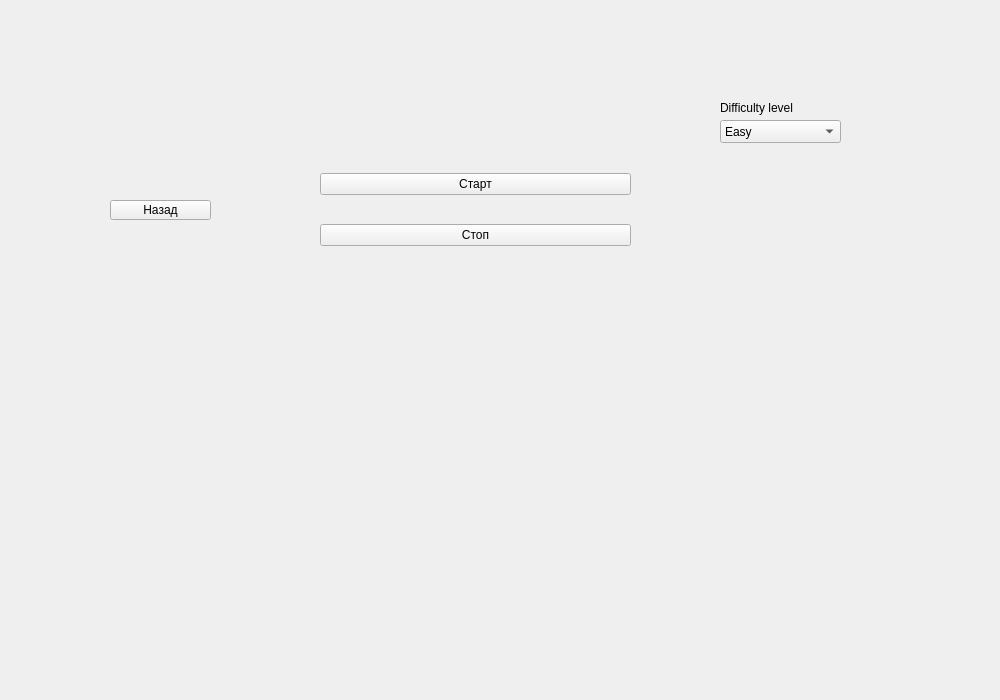
<?xml version="1.0" encoding="UTF-8"?>
<ui version="4.0">
 <class>ExerciseRhythmWidget</class>
 <widget class="QWidget" name="ExerciseRhythmWidget">
  <property name="geometry">
   <rect>
    <x>0</x>
    <y>0</y>
    <width>1000</width>
    <height>700</height>
   </rect>
  </property>
  <property name="windowTitle">
   <string>Form</string>
  </property>
  <widget class="QWidget" name="verticalLayoutWidget">
   <property name="geometry">
    <rect>
     <x>320</x>
     <y>150</y>
     <width>311</width>
     <height>121</height>
    </rect>
   </property>
   <layout class="QVBoxLayout" name="manageLayout">
    <item>
     <widget class="QPushButton" name="startBtn">
      <property name="text">
       <string>Старт</string>
      </property>
     </widget>
    </item>
    <item>
     <widget class="QPushButton" name="stopBtn">
      <property name="text">
       <string>Стоп</string>
      </property>
     </widget>
    </item>
   </layout>
  </widget>
  <widget class="QPushButton" name="backBtn">
   <property name="geometry">
    <rect>
     <x>110</x>
     <y>200</y>
     <width>101</width>
     <height>20</height>
    </rect>
   </property>
   <property name="text">
    <string>Назад</string>
   </property>
  </widget>
  <widget class="QLabel" name="label">
   <property name="geometry">
    <rect>
     <x>720</x>
     <y>100</y>
     <width>101</width>
     <height>16</height>
    </rect>
   </property>
   <property name="text">
    <string>Difficulty level</string>
   </property>
  </widget>
  <widget class="QComboBox" name="difficultyBox">
   <property name="geometry">
    <rect>
     <x>720</x>
     <y>120</y>
     <width>121</width>
     <height>23</height>
    </rect>
   </property>
   <item>
    <property name="text">
     <string>Easy</string>
    </property>
   </item>
   <item>
    <property name="text">
     <string>Hard</string>
    </property>
   </item>
  </widget>
 </widget>
 <resources/>
 <connections/>
</ui>
